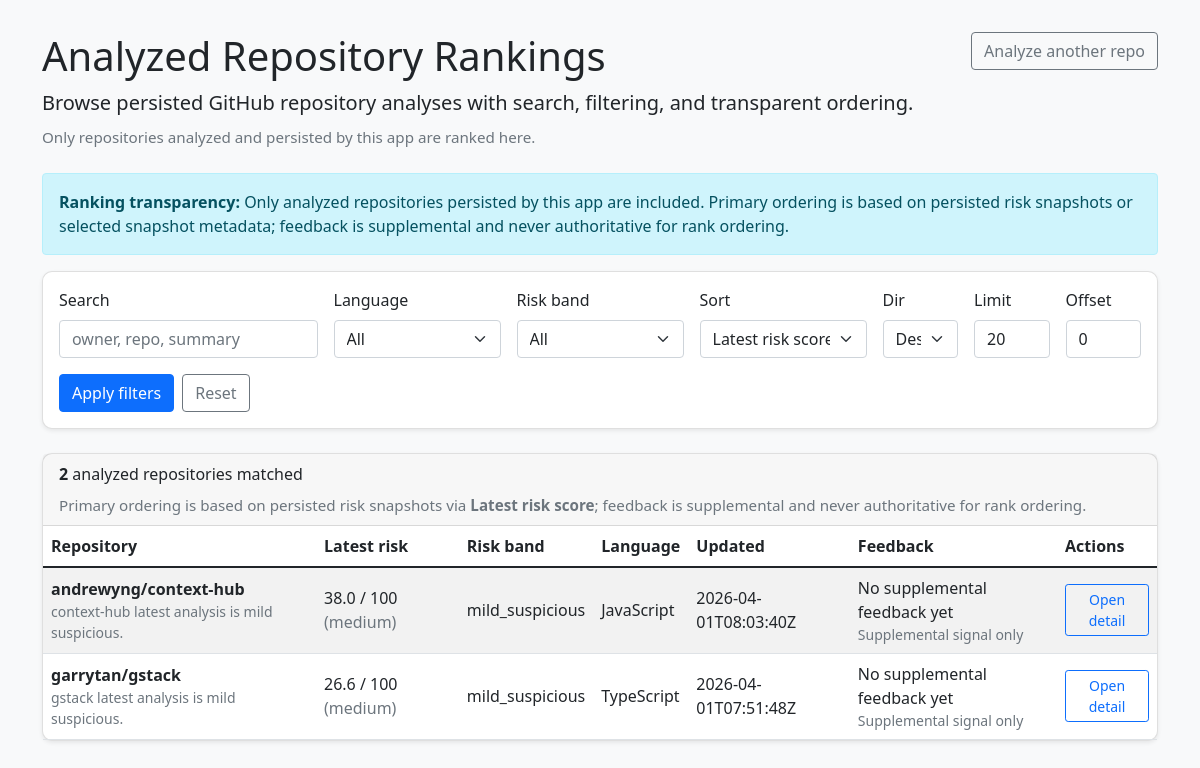
Screenshot of /rankings with the database file from the repository.
### tables this page shows
CREATE TABLE analysis_snapshots (
                    snapshot_id TEXT PRIMARY KEY,
                    repo_id INTEGER NOT NULL,
                    snapshot_version INTEGER NOT NULL,
                    snapshot_at TEXT NOT NULL,
                    scoring_version TEXT NOT NULL,
                    fake_risk_score REAL NOT NULL,
                    risk_level TEXT NOT NULL,
                    risk_band TEXT NOT NULL,
                    dimension_scores_json TEXT NOT NULL,
                    peer_baseline_meta_json TEXT NOT NULL,
                    report_snapshot_json TEXT NOT NULL,
                    ranking_inputs_json TEXT NOT NULL,
                    language TEXT NOT NULL,
                    stargazers_count INTEGER NOT NULL,
                    summary TEXT NOT NULL,
                    created_at TEXT NOT NULL DEFAULT CURRENT_TIMESTAMP,
                    FOREIGN KEY(repo_id) REFERENCES repositories(repo_id) ON DELETE CASCADE,
                    UNIQUE(repo_id, snapshot_version)
                );

### flask_app.py (the view)
@app.route('/rankings', methods=['GET'])
def rankings():
    try:
        return render_template('rankings.html', data=_build_rankings_payload())
    except ValueError as e:
        flash(f'Input error: {str(e)}', 'error')
        return redirect(url_for('index'))

### app_runtime.py (called while the page is built)
def get_persistence_store(db_path: str | Path | None = None) -> PersistenceStore:
    resolved_path = Path(db_path or os.environ.get("AI_FAKE_PROJECT_DB_PATH") or DEFAULT_ANALYSIS_DB_PATH)
    return PersistenceStore(resolved_path)

### flask_app.py (called while the page is built, shortened)
def _build_flow_navigation(repo_url: str | None = None) -> dict[str, str]:
    navigation = {
        'analyze_url': url_for('index'),
        'rankings_url': url_for('rankings'),
    }
    if repo_url:
        navigation['detail_url'] = url_for('repo_detail', repo_url=repo_url)
        navigation['api_detail_url'] = url_for('api_repo_detail', repo_url=repo_url)
        navigation['feedback_url'] = url_for('submit_feedback')
        navigation['api_feedback_url'] = url_for('api_submit_feedback')
    return navigation

def _parse_multi_value_arg(name: str) -> tuple[str, ...]:
    values = request.args.getlist(name)
    if not values:
        raw = request.args.get(name, '').strip()
        if raw:
            values = raw.split(',')
    cleaned = [value.strip() for value in values if value and value.strip()]
    return tuple(dict.fromkeys(cleaned))

def _parse_int_query_arg(name: str, default: int) -> int:
    raw = request.args.get(name, '').strip()
    if not raw:
        return default
    return int(raw)

def _build_feedback_summary(repo_url: str) -> dict[str, int | str]:
    feedback_records = get_persistence_store().list_feedback(repo_url)
    support = 0
    disagree = 0
    needs_review = 0
    total = len(feedback_records)
    summary_parts: list[str] = []
    if support:
        summary_parts.append(f'{support} support signal')
    if disagree:
        summary_parts.append(f'{disagree} disagree signal')
    if needs_review:
        summary_parts.append(f'{needs_review} needs-review signal')
    if not summary_parts:
        summary_parts.append('No supplemental feedback yet')
    return {
        'total': total,
        'support': support,
        'disagree': disagree,
        'needs_review': needs_review,
        'label': ', '.join(summary_parts),
    }

### services/persistence.py (called while the page is built)
def _validate_ranking_query(query: RankingQuery) -> None:
    if query.limit <= 0:
        raise ValueError("limit must be positive")
    if query.offset < 0:
        raise ValueError("offset cannot be negative")
    if query.sort_by not in ALLOWED_RANK_SORT_FIELDS:
        raise ValueError("Unsupported sort_by field")

### templates/rankings.html (shortened to what this page needs)
<!DOCTYPE html>
<html lang="zh-CN">
<head>
    <link href="https://cdn.jsdelivr.net/npm/bootstrap@5.1.3/dist/css/bootstrap.min.css" rel="stylesheet">
</head>
<body>
    <div class="container">
        <div class="d-flex justify-content-between align-items-start flex-wrap gap-3 mb-4">
            <div>
                <h1>Analyzed Repository Rankings</h1>
                <p class="lead mb-2">Browse persisted GitHub repository analyses with search, filtering, and transparent ordering.</p>
                <p class="text-muted meta-note mb-0">Only repositories analyzed and persisted by this app are ranked here.</p>
            </div>
            <div class="d-flex gap-2 flex-wrap">
                <a class="btn btn-outline-secondary" href="{{ data.navigation.analyze_url }}">Analyze another repo</a>
            </div>
        </div>
        <div class="alert alert-info" role="alert">
            <strong>Ranking transparency:</strong> {{ data.meta.disclosure }}
        </div>
        <div class="card mb-4">
            <div class="card-body">
                <form method="GET" action="{{ url_for('rankings') }}" class="row g-3 align-items-end">
                    <div class="col-md-3">
                        <label for="search" class="form-label">Search</label>
                        <input type="text" class="form-control" id="search" name="search" value="{{ data.query.search }}" placeholder="owner, repo, summary">
                    </div>
                    <div class="col-md-2">
                        <label for="language" class="form-label">Language</label>
                        <select class="form-select" id="language" name="language">
                            <option value="">All</option>
                        </select>
                    </div>
                    <div class="col-md-2">
                        <label for="risk_band" class="form-label">Risk band</label>
                        <select class="form-select" id="risk_band" name="risk_band">
                            <option value="">All</option>
                        </select>
                    </div>
                    <div class="col-md-2">
                        <label for="sort" class="form-label">Sort</label>
                        <select class="form-select" id="sort" name="sort">
                            {% for key, label in data.meta.supported_sorts.items() %}
                            <option value="{{ key }}" {% if data.query.sort == key %}selected{% endif %}>{{ label }}</option>
                            {% endfor %}
                        </select>
                    </div>
                    <div class="col-md-1">
                        <label for="direction" class="form-label">Dir</label>
                        <select class="form-select" id="direction" name="direction">
                            <option value="desc" {% if data.query.direction == 'desc' %}selected{% endif %}>Desc</option>
                        </select>
                    </div>
                    <div class="col-md-1">
                        <label for="limit" class="form-label">Limit</label>
                        <input type="number" min="1" class="form-control" id="limit" name="limit" value="{{ data.query.limit }}">
                    </div>
                    <div class="col-md-1">
                        <label for="offset" class="form-label">Offset</label>
                        <input type="number" min="0" class="form-control" id="offset" name="offset" value="{{ data.query.offset }}">
                    </div>
                    <div class="col-12 d-flex gap-2">
                        <button type="submit" class="btn btn-primary">Apply filters</button>
                        <a class="btn btn-outline-secondary" href="{{ url_for('rankings') }}">Reset</a>
                    </div>
                </form>
            </div>
        </div>
        <div class="card">
            <div class="card-header d-flex justify-content-between align-items-center flex-wrap gap-2">
                <div>
            <strong>{{ data['total'] }}</strong> analyzed repositories matched
                </div>
                <div class="text-muted meta-note">
                    Primary ordering is based on persisted risk snapshots via <strong>{{ data['meta']['ordering_basis_label'] }}</strong>; feedback is supplemental and never authoritative for rank ordering.
                </div>
            </div>
            <div class="card-body p-0">
                {% if data['items'] %}
                <div class="table-responsive">
                    <table class="table table-striped mb-0">
                        <thead>
                            <tr>
                                <th scope="col">Repository</th>
                                <th scope="col">Latest risk</th>
                                <th scope="col">Risk band</th>
                                <th scope="col">Language</th>
                                <th scope="col">Updated</th>
                                <th scope="col">Feedback</th>
                                <th scope="col">Actions</th>
                            </tr>
                        </thead>
                        <tbody>
                            {% for item in data['items'] %}
                            <tr>
                                <td>
                                    <div class="fw-bold">{{ item.owner }}/{{ item.name }}</div>
                                    <div class="text-muted small">{{ item.summary }}</div>
                                </td>
                                <td>{{ "%.1f"|format(item.latest_fake_risk_score) }} / 100 <span class="text-muted">({{ item.risk_level }})</span></td>
                                <td>{{ item.risk_band }}</td>
                                <td>{{ item.language }}</td>
                                <td>{{ item.snapshot_at }}</td>
                                <td>
                                    <div>{{ item.feedback_summary.label }}</div>
                                    <div class="text-muted small">Supplemental signal only</div>
                                </td>
                                <td>
                                    <a class="btn btn-sm btn-outline-primary" href="{{ item.detail_url }}">Open detail</a>
                                </td>
                            </tr>
                            {% endfor %}
                        </tbody>
                    </table>
                </div>
                {% else %}
                <div class="p-4 text-muted">No analyzed repositories matched the current search/filter selection.</div>
                {% endif %}
            </div>
        </div>
    </div>
</body>
</html>

### templates/rankings.html (style rules this page uses)
body { background-color: #f8f9fa; }
.container { margin-top: 2rem; margin-bottom: 3rem; }
.card { border-radius: 10px; box-shadow: 0 0.125rem 0.25rem rgba(0, 0, 0, 0.075); }
.table td, .table th { vertical-align: middle; }
.meta-note { font-size: 0.95rem; }

### rows the page displays
analysis_snapshots: owner "andrewyng", name "context-hub", summary "context-hub latest analysis is mild suspicious.", latest_fake_risk_score "38.0", risk_level "medium", risk_band "mild_suspicious", language "JavaScript", snapshot_at "2026-04-01T08:03:40Z", feedback_summary.label "No supplemental feedback yet"
analysis_snapshots: owner "garrytan", name "gstack", summary "gstack latest analysis is mild suspicious.", latest_fake_risk_score "26.6", risk_level "medium", risk_band "mild_suspicious", language "TypeScript", snapshot_at "2026-04-01T07:51:48Z", feedback_summary.label "No supplemental feedback yet"

### other values shown
{{ data['total'] }} "2"
{{ data['meta']['ordering_basis_label'] }} "Latest risk score"
form field sort "Latest risk score"
